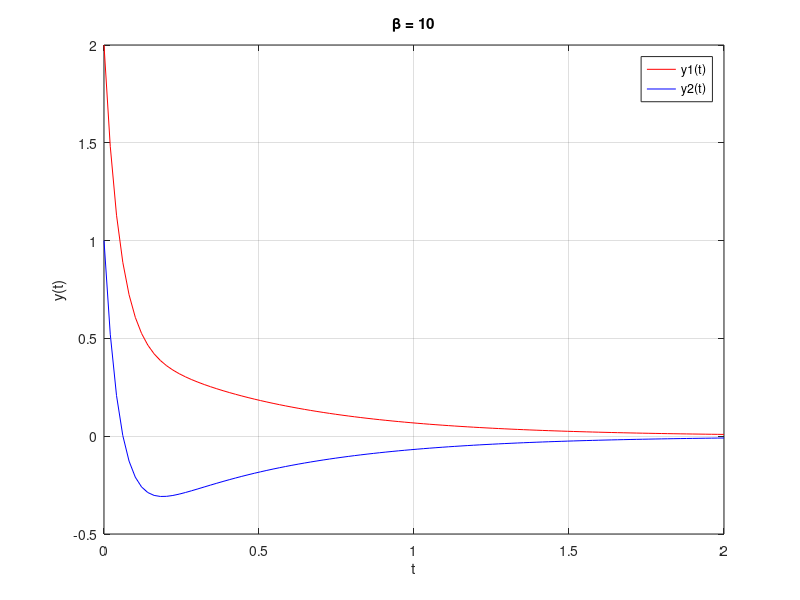
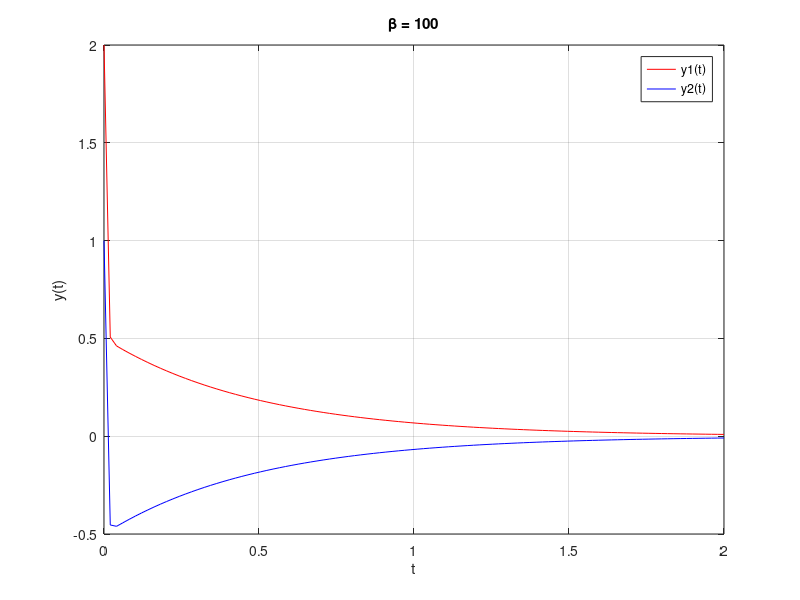
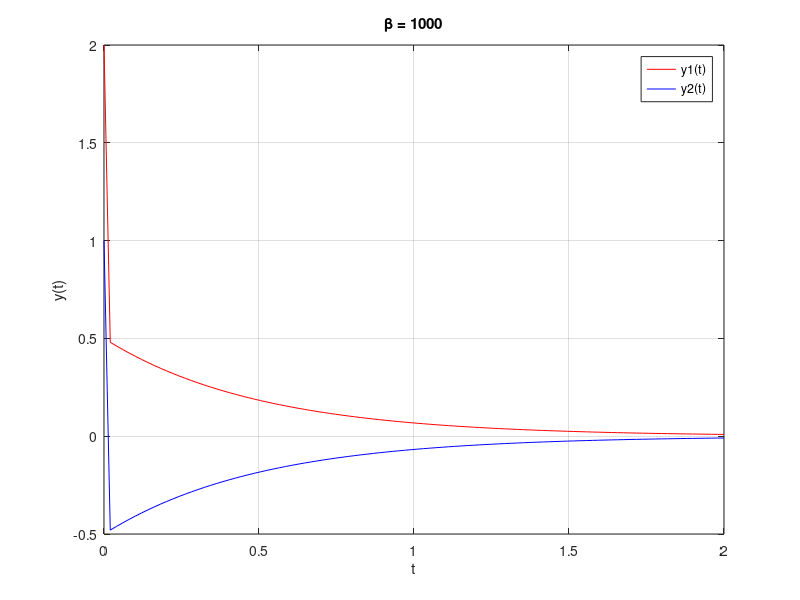

Recreate these plots in MATLAB, in order.
b=10;
t=linspace(0,2,100);
y1=(3/2)*exp(-2*b*t)+(1/2)*exp(-2*t);
y2=(3/2)*exp(-2*b*t)-(1/2)*exp(-2*t);
figure(1);
plot(t,y1,'-r',t,y2,'-b'),xlabel t,ylabel y(t),
legend('y1(t)','y2(t)'),grid on,title('\beta = 10');

b=100;
t=linspace(0,2,100);
y1=(3/2)*exp(-2*b*t)+(1/2)*exp(-2*t);
y2=(3/2)*exp(-2*b*t)-(1/2)*exp(-2*t);
figure(2);
plot(t,y1,'-r',t,y2,'-b'),xlabel t,ylabel y(t),
legend('y1(t)','y2(t)'),grid on,title('\beta = 100');

b=1000;
t=linspace(0,2,100);
y1=(3/2)*exp(-2*b*t)+(1/2)*exp(-2*t);
y2=(3/2)*exp(-2*b*t)-(1/2)*exp(-2*t);
figure(3);
plot(t,y1,'-r',t,y2,'-b'),xlabel t,ylabel y(t),
legend('y1(t)','y2(t)'),grid on;,title('\beta = 1000');